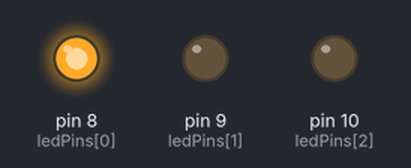
The sketch below on a simulated Arduino Uno, built with avr-gcc and run on an emulated ATmega328P. Shown: output pins drawn as LEDs (lit = HIGH).

Above: at 0.2 s.
At 0.7 s:
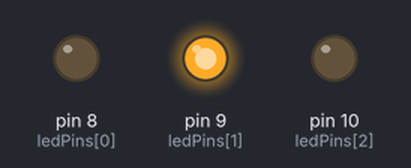
At 2.7 s:
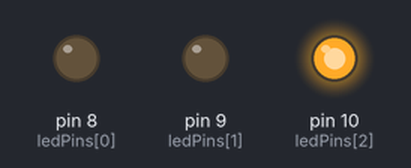
Timing chart, 0 to 3.5 s (numbered marks = the images above):
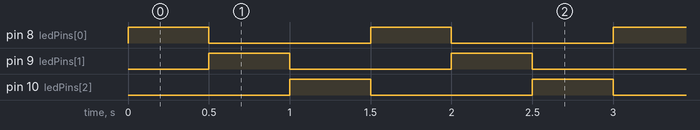

Measured:
- by itself, pin 8 (ledPins[0]), pin 9 (ledPins[1]), pin 10 (ledPins[2]): alternates HIGH for 0.50 s and LOW for 1.0 s
- by itself, everything shown: repeats every 1.5 s, in 4 steps

The sketch:

Multiple_LEDs.ino
```cpp
/*
  Multiple LEDs
  -------------
  This example shows how to control multiple LEDs one after another.
  Each LED turns on and off in sequence.

  Hardware setup:
  - 3 LEDs connected to pins 8, 9, and 10 (through 220Ω resistors).
*/

int ledPins[] = {8, 9, 10}; // LED pins
int numLeds = 3;            // Number of LEDs

void setup() {
  // Set all LED pins as outputs
  for (int i = 0; i < numLeds; i++) {
    pinMode(ledPins[i], OUTPUT);
  }
}

void loop() {
  // Turn each LED on and off in sequence
  for (int i = 0; i < numLeds; i++) {
    digitalWrite(ledPins[i], HIGH);         // LED on
    delay(500);                             // LED is on for half a second
    digitalWrite(ledPins[i], LOW);          // LED off
  }
}
```
